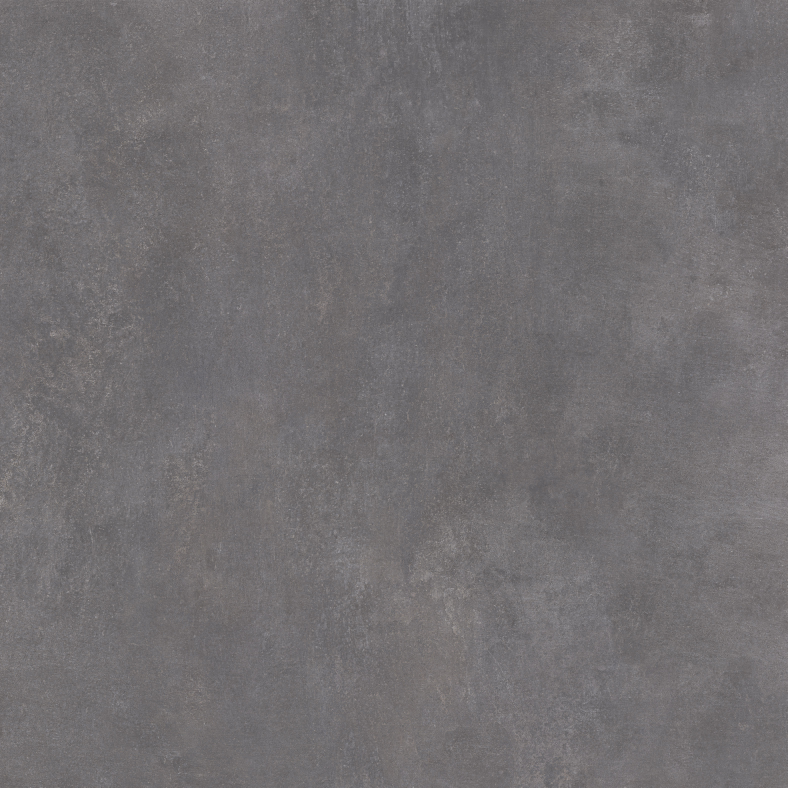
#> input picture cw4/gres/gres.jpg, 3150 x 3150 px, given in place of mebel.jpg, which was not available (shown at 1/4 size)
$ python cw4.py
#> lines starting #> are read from the running program, lines starting #| are printed output that depends on the picture; pictures that were not available may be replaced by others from this repository, and a replacement may not be noted
import skimage.io
import skimage.feature
from sklearn import svm
from sklearn.model_selection import train_test_split
from sklearn.metrics import accuracy_score, confusion_matrix
import numpy as np
import os
import math
import pandas as pd

print("Skrypt realizujący zadanie 4. Autor: 259135")

#funkcja wycinająca próbki tekstur:
# zdjęcie - tablica ndarray z odczytaną teksturą,
# bok - długość boku próbki,
# maxIlośćPróbek - maksymalna ilość próbek do wycięcia,
# ścieżka - ścieżka do folderu, do którego zapisać próbki.
def utwórzPróbki(zdjęcie, bok, maxIlośćPróbek, ścieżka):
    wymiary = zdjęcie.shape #pobranie wymiarów tekstury
    ilośćX = int(wymiary[0]/bok) #ilość próbek w wymiarze X
    ilośćY = int(wymiary[1]/bok) #ilość próbek w wymiarze Y

    for i in range(0,ilośćX):#dla każdej pozycji w wym. X,
        for j in range(0,ilośćY):#i dla każdej pozycji w wym. Y,
            numerPróbki = j+ilośćY*i #określ numer próbki
            #print(str(i) + ", " + str(j))
            temp = zdjęcie[i*bok:(i+1)*bok,j*bok:(j+1)*bok] #wytnij próbkę
            skimage.io.imsave(ścieżka + "probka" + str(numerPróbki) + ".jpg", temp) #zapisz próbkę pod nazwą zawierającą jej numer
            if numerPróbki+1 >= maxIlośćPróbek: # jeśli przekroczono maks. ilość próbek, przerwij wiersz
                break
        if numerPróbki + 1 >= maxIlośćPróbek: # i przerwij kolumny
            break

listaTekstur = ["mebel", "gres", "tynk"]

print("Tworzenie próbek...")
#tworzenie próbek dla trzech tekstur
for s in listaTekstur:
    tekstura = skimage.io.imread(listaTekstur[0] + "/" + listaTekstur[0] + ".jpg") #odczyt tekstury
#> tekstura is the input picture: shape (3150, 3150, 3); mean R, G, B 114.5, 111.4, 113
    utwórzPróbki(tekstura, 128, 50, listaTekstur[0] + "/") #tworzenie tekstur
#> the loop in utwórzPróbki, `for i in range(0,ilośćX):#dla każdej pozycji w wym. X,` made 3 passes
#> pass 1, in utwórzPróbki, `skimage.io.imsave(ścieżka + "probka" + str(numerPróbki) + ".jpg", temp)`:
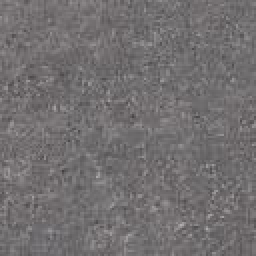
#> saved as probka0.jpg: shape (128, 128, 3) (shown 2 times larger); mean R, G, B 114.3, 111.3, 112.3
#> pass 1, in utwórzPróbki, `skimage.io.imsave(ścieżka + "probka" + str(numerPróbki) + ".jpg", temp)`:
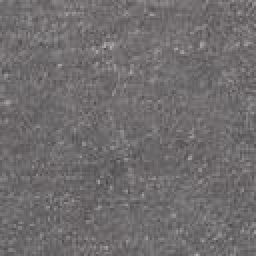
#> saved as probka1.jpg: shape (128, 128, 3) (shown 2 times larger); mean R, G, B 112.2, 109.1, 110.1
#> pass 1, in utwórzPróbki, `skimage.io.imsave(ścieżka + "probka" + str(numerPróbki) + ".jpg", temp)`:
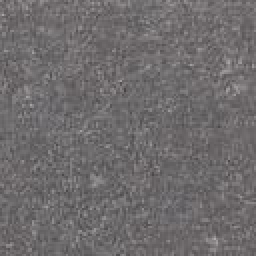
#> saved as probka2.jpg: shape (128, 128, 3) (shown 2 times larger); mean R, G, B 110.6, 107.6, 108.7
#> pass 1, in utwórzPróbki, `skimage.io.imsave(ścieżka + "probka" + str(numerPróbki) + ".jpg", temp)`:
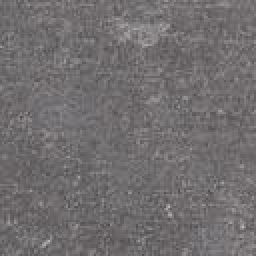
#> saved as probka3.jpg: shape (128, 128, 3) (shown 2 times larger); mean R, G, B 113.2, 110.1, 111.1
#> pass 2 of the loop `for s in listaTekstur:`:
#> the loop in utwórzPróbki (call 2), `for i in range(0,ilośćX):#dla każdej pozycji w wym. X,` made 3 passes
#> pass 1, in utwórzPróbki (call 2), `skimage.io.imsave(ścieżka + "probka" + str(numerPróbki) + ".jpg", temp)`:
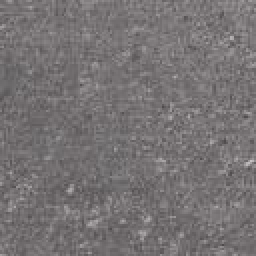
#> saved as probka4.jpg: shape (128, 128, 3) (shown 2 times larger); mean R, G, B 118.4, 114.6, 115.6

#definicja parametrów analizy GLCM
odległości = [1,3,5]
kąty = [0,math.pi/4,math.pi/2,math.pi*3/4]
parametry = ["dissimilarity", "correlation", "contrast", "energy", "homogeneity", "ASM"]

#otwarcie pliku, do którego zostaną zapisane cechy próbek
plik = open("dane.csv", 'w')
#zapis nagłówka
plik.write("dis_1_0,dis_1_45,dis_1_90,dis_1_135,dis_3_0,dis_3_45,dis_3_90,dis_3_135,dis_5_0,dis_5_45,dis_5_90,dis_5_135,cor_1_0,cor_1_45,cor_1_90,cor_1_135,cor_3_0,cor_3_45,cor_3_90,cor_3_135,cor_5_0,cor_5_45,cor_5_90,cor_5_135,cont_1_0,cont_1_45,cont_1_90,cont_1_135,cont_3_0,cont_3_45,cont_3_90,cont_3_135,cont_5_0,cont_5_45,cont_5_90,cont_5_135,ene_1_0,ene_1_45,ene_1_90,ene_1_135,ene_3_0,ene_3_45,ene_3_90,ene_3_135,ene_5_0,ene_5_45,ene_5_90,ene_5_135,hom_1_0,hom_1_45,hom_1_90,hom_1_135,hom_3_0,hom_3_45,hom_3_90,hom_3_135,hom_5_0,hom_5_45,hom_5_90,hom_5_135,ASM_1_0,ASM_1_45,ASM_1_90,ASM_1_135,ASM_3_0,ASM_3_45,ASM_3_90,ASM_3_135,ASM_5_0,ASM_5_45,ASM_5_90,ASM_5_135,klasa\n")

print("Obliczanie cech próbek...")
#obliczanie cech
for t in listaTekstur:#dla każdej tekstury
    for n in range(len(os.listdir(t + "/"))-1):#dla każdej próbki
        próbka = skimage.io.imread(t + "/" + "probka" + str(n) + ".jpg",as_gray=True)#odczytaj próbkę (jeśli odczytano jako odcienie szarości, typ danych to float z zakresu [0; 1])
        próbka = próbka * 64 # przeskaluj przez UINT5_T_MAX
        próbka = próbka.astype(np.uint8) #rzutuj na typ uint
        P = skimage.feature.graycomatrix(próbka,odległości,kąty)# oblicz macierz zdarzeń

        #dla każdej cechy
        for p in parametry:
            par = skimage.feature.graycoprops(P, prop=p)#wyznacz cechy próbki
            for k in range(len(odległości)):#dla każdej odległości,
                for l in range(len(kąty)):# i dla każdego kąta
                    plik.write(str(par[k][l]) + ",") #zapisz liczbę do pliku *.csv
        plik.write(t + "\n")#na koniec danych próbki dopisz etykietę klasy i przejdź do nowej linii
#> pass 2 of the loop `for t in listaTekstur:#dla każdej tekstury`:
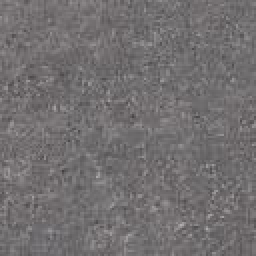
#> input picture cw4/gres/probka0.jpg, 128 x 128 px (shown 2 times larger)
#> `próbka = próbka.astype(np.uint8)`:
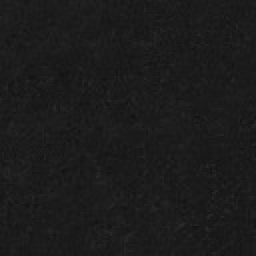
#> próbka: shape (128, 128) (shown 2 times larger); min 16, max 43, mean 27.6

#zamknij plik
plik.close()

print("Klasyfikacja próbek...")
#odczytaj uprzednio wygenerowany plik
wektory = pd.read_csv("dane.csv", sep=',')

#rzutuj na typ np.array
wektory = np.array(wektory)


X = (wektory[:,:-1]).astype("float64") #odcięcie etykiety danych - przygotowanie "anonimowego" wektora cech
Y = wektory[:,-1] # przygotowanie wektora zawierającego tylko etykiety

#powołanie obiektu klasyfikatora (sklearn.svm)
klasyfikator = svm.SVC(gamma="auto")

#podział próbek na zbiór treningowy i testowy przy pomocy funkcji z sklearn.model_selection. Wielkość próby treningowej to 33% całości próbek
#> (the run stopped early here; a loop or call above may not have finished)
